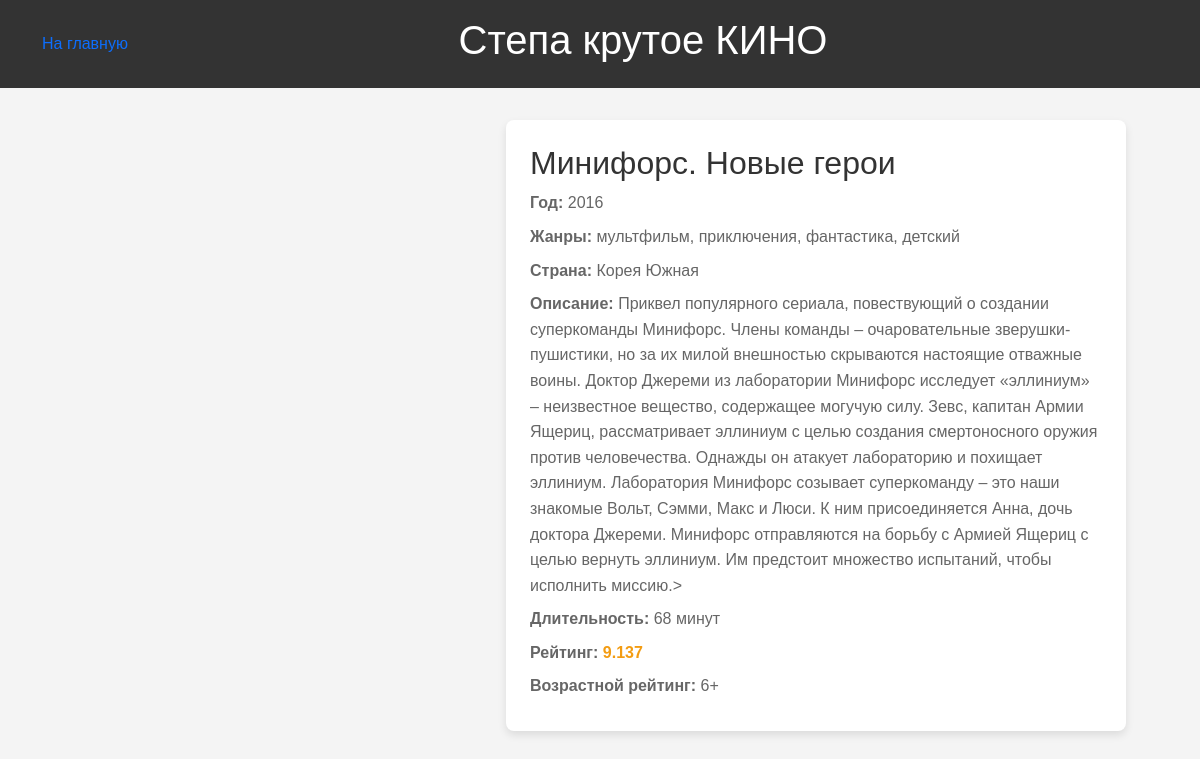
Screenshot of /films/3 with the database file from the repository.
### tables this page shows
CREATE TABLE movie (
	id INTEGER NOT NULL, 
	title VARCHAR NOT NULL, 
	year INTEGER NOT NULL, 
	genres VARCHAR NOT NULL, 
	country VARCHAR NOT NULL, 
	description TEXT NOT NULL, 
	duration INTEGER NOT NULL, 
	rating FLOAT NOT NULL, 
	age_rating INTEGER NOT NULL, 
	poster TEXT NOT NULL, 
	PRIMARY KEY (id)
);

### main.py (the view)
@app.route("/films/<int:film_id>")
def film_page(film_id):
    film = get_film(film_id)
    return render_template("film.html", film = film)

### main.py (called while the page is built)
def get_film(film_id):
    con = sqlite3.connect(db_name)
    SQL = """

        SELECT * FROM movie
        where id = ?
    """
    q = con.execute(SQL, [film_id])
    data = q.fetchone()
    return Movie(*data)

### templates/film.html (shortened to what this page needs)
{% extends "base.html" %}
{% block content %}
<div class="movie-page">
    <div class="movie-info-film">
      <h1>
        {{ film.title }}
      </h1>
      <p>
        <strong>Год:</strong>
        {{ film.year }}
      </p>
      <p>
        <strong>Жанры:</strong>
        {{ film.genres }}
      </p>
      <p>
        <strong>Страна:</strong>
        {{ film.country }}
      </p>
      <p>
        <strong>Описание:</strong>
        {{ film.description }}>
      </p>
      <p>
        <strong>Длительность:</strong>
        {{ film.duration }} минут
      </p>
      <p>
        <strong>Рейтинг:</strong>
        <span class="highlight">
          {{ film.rating }}
          </span>
      </p>
      <p>
        <strong>Возрастной рейтинг:</strong>
        {{ film.age_rating }}+
      </p>
    </div>
  </div>
</body>
</html>
{% endblock %}

### templates/base.html (style rules this page uses)
* { padding: 0; margin: 0; box-sizing: border-box; text-decoration: none; }
body { font-family: Arial, sans-serif; margin: 0; padding: 0; background-color: #f4f4f4; padding-bottom: 100px; }
.movie-info-film { flex: 2; background: #fff; padding: 1.5rem; border-radius: 8px; box-shadow: 0 4px 8px rgba(0, 0, 0, 0.1); }
.movie-info-film h1 { margin-top: 0; font-size: 2rem; color: #333; }
.movie-info-film p { margin: 0.5rem 0; line-height: 1.6; color: #666; }
.movie-info-film .highlight { font-weight: bold; color: #f39c12; }
.movie-page { display: flex; flex-wrap: wrap; justify-content: center; align-items: flex-start; gap: 2rem; padding: 2rem; max-width: 1200px; margin: 0 auto; }

### rows the page displays
movie: title "Минифорс. Новые герои", year "2016", genres "мультфильм, приключения, фантастика, детский", country "Корея Южная", description "Приквел популярного сериала, повествующий о создании суперкоманды Минифорс. Члены команды – очаровательные зверушки-пушистики, но за их милой внешностью скрываются настоящие отважные воины. Доктор Джереми из лаборатории Минифорс исследует «эллиниум» – неизвестное вещество, содержащее могучую силу. Зевс, капитан Армии Ящериц, рассматривает эллиниум с целью создания смертоносного оружия против человечества. Однажды он атакует лабораторию и похищает эллиниум. Лаборатория Минифорс созывает суперкоманду – это наши знакомые Вольт, Сэмми, Макс и Люси. К ним присоединяется Анна, дочь доктора Джереми. Минифорс отправляются на борьбу с Армией Ящериц с целью вернуть эллиниум. Им предстоит множество…", duration "68", rating "9.137", age_rating "6"
